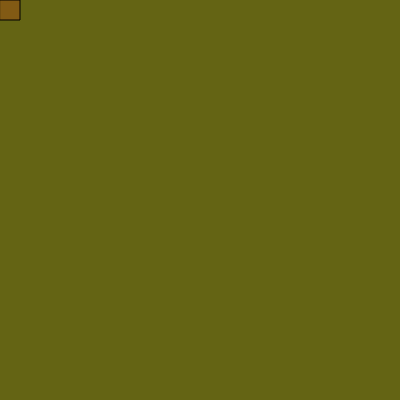
Frame 1 (no input)
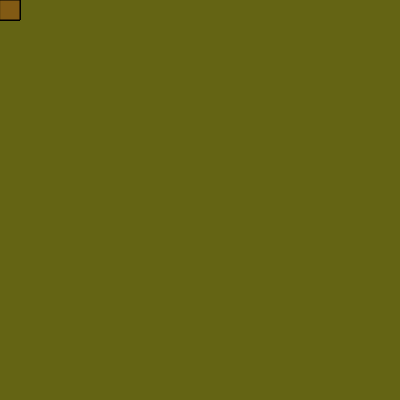
Frame 60 (no input)
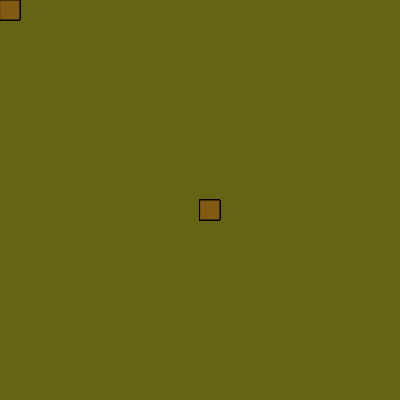
Frame 120 (the mouse pressed at the canvas centre since frame 60)

The p5.js sketch that drew these frames (run headless with seeded random() and noise() and a simulated clock; from frame 60 on, the mouse is pressed at the canvas centre):

// p5.js sketch
// ── sketch.js
console.log("this message in from sketch.js")

function setup(){
    createCanvas(400,400);
    background(100,100,20);
}

function draw(){
    fill(130,90,20)
    rect(mouseX, mouseY,20,20); 
}
// ── style.css
p {
    font-size: 40px;
}

h1 {
    color: purple;
    border: 2px solid blue;
}

body {
    background-color: palevioletred
}
